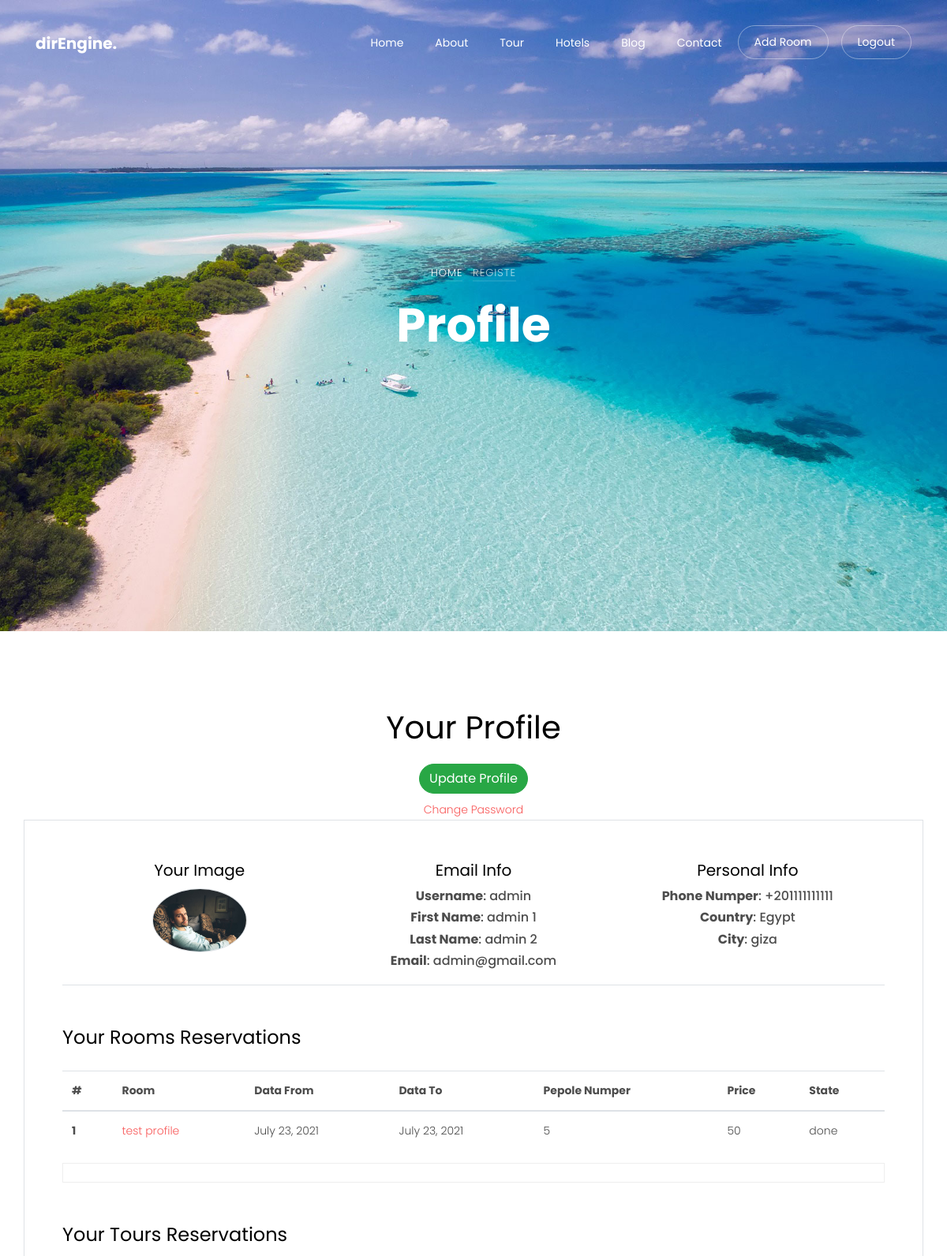
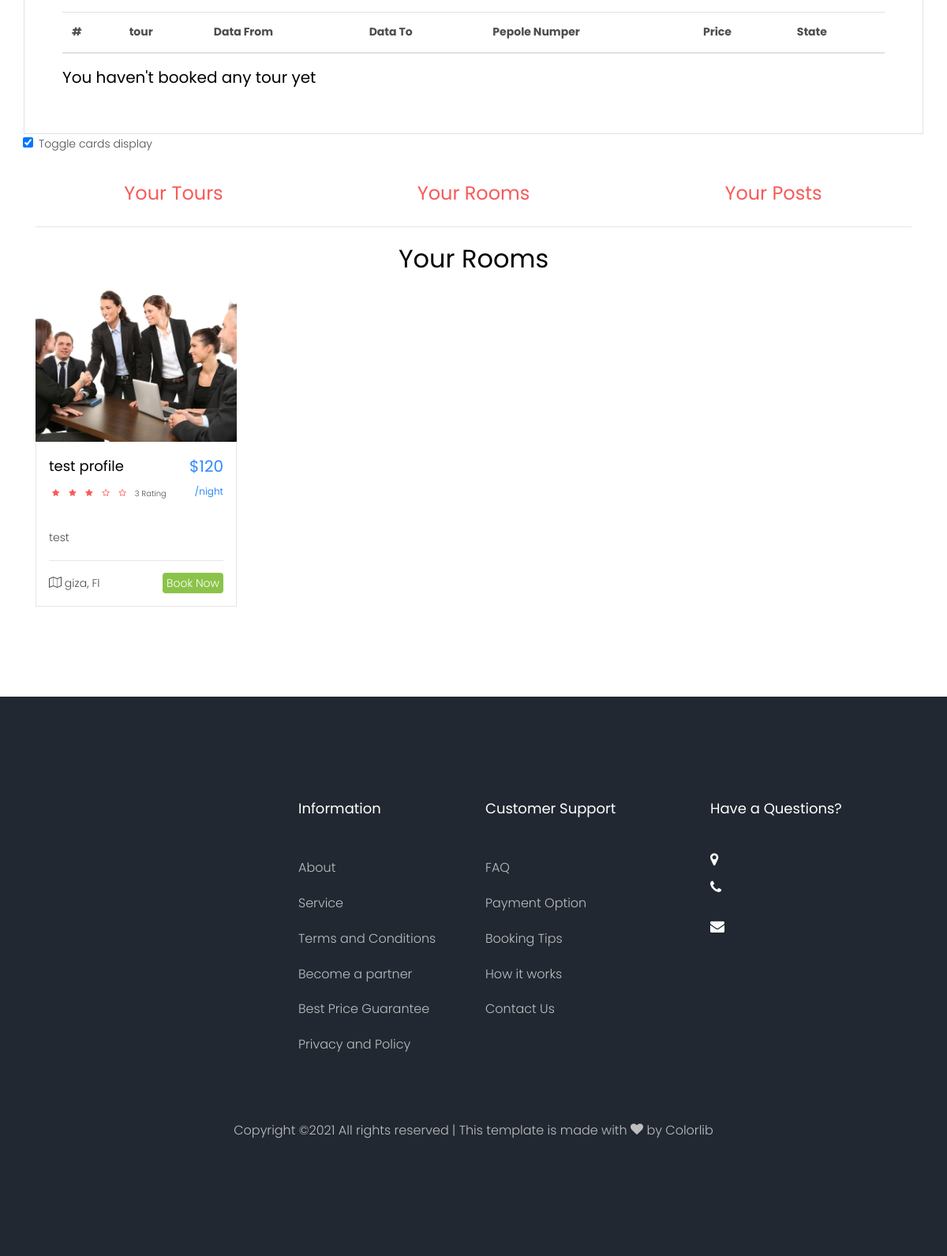
/accounts/profile/admin/ (signed in), run on the app's committed database (2 pictures, top to bottom).
### accounts/models.py (models this page shows, shortened)
class User(AbstractUser):
    email = models.EmailField('email address',unique=True)
    image = models.ImageField(upload_to=get_profile_image_filepath)
    country = CountryField(blank=True)
    city = models.CharField(max_length = 150,blank=True)
    phone_number = PhoneNumberField(blank=True)
    last_update = models.DateTimeField(auto_now=True)
    slug = models.SlugField(blank=True, null=True)
    toggle_cart_option = models.BooleanField(default=False)
    objects = MyUserManager()
    def get_profile_image_filename(self):
        if self.image:
            return'/media/'+ str(self.image)[str(self.image).index('profile_images/' + str(self.pk) +  ' - ' + str(self.username) + "/"):]
        else:
            return 'Not Image'
    def get_absolute_url(self):
        return reverse('accounts:profile', args=[self.slug])

### rooms/models.py (models this page shows, shortened)
class Room_Reservation(models.Model):
    user = models.ForeignKey(get_user_model(), related_name='room_Reservation', on_delete=models.CASCADE)
    room = models.ForeignKey(Room, related_name='room_Reservation', on_delete=models.CASCADE)
    name = models.CharField(max_length=90)
    email_registered = models.EmailField()
    email_entred = models.EmailField()
    data_from = models.DateField()
    data_to = models.DateField()
    guste = models.PositiveIntegerField(validators=[MinValueValidator(1),MaxValueValidator(6)],blank=True)
    children = models.PositiveIntegerField(validators=[MinValueValidator(0),MaxValueValidator(6)],blank=True)
    price = models.IntegerField()
    canceled = models.BooleanField(default=False)
    done = models.BooleanField(default=False)
    objects = Room_Reservation_Maneger()
    class Meta:
        ordering = ['-id']

class Room(models.Model):
    owner = models.ForeignKey(get_user_model(), on_delete=models.CASCADE)
    title = models.CharField(max_length = 150)
    price = models.PositiveIntegerField()
    total_rating = models.IntegerField(default=0,blank=True, null=True)
    city = models.ForeignKey(Place, on_delete=models.CASCADE)
    locality =models.CharField(max_length=50)
    street = models.CharField(max_length = 150)
    category = models.ForeignKey(Category, on_delete=models.CASCADE)
    descriptions = RichTextField()
    img = models.ImageField(upload_to='rooms/')
    days_number = models.PositiveIntegerField()
    data_from = models.DateField(auto_now_add=True,blank=True)
    data_to = models.DateField(auto_now_add=True,blank=True)
    created_at = models.DateTimeField(auto_now_add=True)
    update_at = models.DateTimeField(default=timezone.now)
    slug = models.SlugField(blank=True, null=True)
    active = models.BooleanField(default=True)
    def get_absolute_url(self):
        return reverse("rooms:hotel_room", kwargs={'slug':self.slug})
    def get_reservation_url(self):
        return '{}#reservation_form'.format(reverse("rooms:hotel_room", kwargs={'slug':self.slug}))

### main/models.py (models this page shows, shortened)
class Place(models.Model):
    name = models.CharField(max_length = 100)
    img = models.ImageField(upload_to='places/')
    created_at = models.DateTimeField(auto_now_add=True)

### accounts/views.py (the view)
# urls.py: path('profile/<slug:slug>/',views.ProfileView.as_view(),name='profile'),
class ProfileView(LoginRequiredMixin,DetailView):
    model =  get_user_model()
    def get(self, request, *args, **kwargs):
        if self.kwargs['slug'] != self.request.user.slug:
            return redirect('accounts:profile',slug=self.request.user.slug)
        return super().get(request, *args, **kwargs)
    def get_context_data(self, **kwargs):
        context = super().get_context_data(**kwargs)
        context['object_list'] = Room.objects.filter(owner__slug=self.kwargs['slug'])
        return context

### accounts/templates/accounts/user_detail.html (shortened to what this page needs)
{% extends "base.html" %}
{% load static %}
{% block content %}
<div class="hero-wrap js-fullheight" style="background-image: url('{% static 'images/bg_2.jpg' %}');">
    <div class="container">
      <div class="row no-gutters slider-text js-fullheight align-items-center justify-content-center" data-scrollax-parent="true">
        <div class="col-md-9 ftco-animate text-center" data-scrollax=" properties: { translateY: '70%' }">
          <p class="breadcrumbs" data-scrollax="properties: { translateY: '30%', opacity: 1.6 }"><span class="mr-2"><a href="index.html">Home</a></span> <span>Registe</span></p>
          <h1 class="mb-3 bread" data-scrollax="properties: { translateY: '30%', opacity: 1.6 }">Profile</h1>
        </div>
      </div>
    </div>
  </div>
  <section class="ftco-section contact-section ftco-degree-bg">
      <center class="mb-3 mt-2"><h1>Your Profile</h1></center>
      <center><a href="{{object.get_absolute_url}}update/" class='btn btn-success mb-2'>Update Profile</a></center>
      <center><a href="{% url 'password_change' %}" class="mb-2">Change Password</a></center>
      <div class="container">
      <div class="row border p-5">
        <div class="col-md-4 mx-auto {% if request.user.is_superuser or request.user.is_staff%} border-bottom mb-5 {% endif %}">
            <center class="mb-3"><h5>Your Image</h5>
                <img class="img-fluid rounded-circle border" src="{{object.get_profile_image_filename}}" width="120px" alt="{{object.get_profile_image_filename}}">
        </div>
        <div class="col-md-4 mx-auto {% if request.user.is_superuser or request.user.is_staff%} border-bottom mb-5 {% endif %}">
            <center class="mb-3"><h5>Email Info</h5>
                <h6><strong>Username</strong>: {{object.username}}</h6>
                <h6><strong>First Name</strong>: {{object.first_name}}</h6>
                <h6><strong>Last Name</strong>: {{object.last_name}}</h6>
                <h6><strong>Email</strong>: {{object.email}}</h6>
            </center>
        </div>
        <div class="col-md-4 mx-auto {% if request.user.is_superuser or request.user.is_staff%} border-bottom mb-5 {% endif %}">
            <center class="mb-5"><h5>Personal Info</h5>
                <h6><strong>Phone Numper</strong>: {{object.phone_number}}</h6>
                <h6><strong>Country</strong>: {{object.country.name}}</h6>
                <h6><strong>City</strong>: {{object.city}}</h6>
            </center>
        </div>
        {% if request.user.is_superuser or request.user.is_staff%}
        {% include "accounts/user_profile_booking.html" %}
        {% endif %}
      </div>
      {% if request.user.is_superuser or request.user.is_staff%}
      <form id="show_moving_carts_form" method="POST" action="{% url 'accounts:toggle-profile-option' object.slug %}">
        <input onchange="$('#show_moving_carts_form').submit()" type="checkbox" {% if object.toggle_cart_option %}checked {% endif %} name="show_moving_carts" id="show_moving_carts" style="margin-left: -16px;margin-right:7px"><label for="show_moving_carts">Toggle cards display</label>
      </form>
      <div id="main_root_carts">
        {% if object.toggle_cart_option %}
        <div class="cards_head">
    <div class="row my-3" id="option_div">
      <div class="col-md-4" data-option='tours'><center><h5><h4 data-href="{% url 'accounts:profile-option' 'tours' %}" style='color: #f85959;cursor: pointer;'>Your Tours</h4></h5></center></div>
      <div class="col-md-4" data-option='rooms'><center><h5><h4 data-href="{% url 'accounts:profile-option' 'rooms' %}" style='color: #f85959;cursor: pointer;'>Your Rooms</h4></h5></center></div>
      <div class="col-md-4" data-option='posts'><center><h5><h4 data-href="{% url 'accounts:profile-option' 'posts' %}" style='color: #f85959;cursor: pointer;'>Your Posts</h4> </h5></center></div>
    </div>
    <hr>
      <center><h2 id="profile_option_title">Your Rooms</h2></center>
  </div>
  {% endif %}
          <div id="profile_option_div_row_root">
            {% if object.toggle_cart_option %}
              {% include "accounts/profile_option.html" %}
              {% else %}
              {% include "accounts/profile_option_2.html" %}
            {% endif %}
          </div>
      </div>
      {% else %}
      {% include "accounts/user_profile_booking.html" %}
      {% endif %}
  </section>
{% endblock content %}

### accounts/templates/accounts/user_profile_booking.html (shortened to what this page needs)
<center><h4 class="mb-4">Your Rooms Reservations</h4></center>
<table class="table">
    <thead>
      <tr>
        <th scope="col">#</th>
        <th scope="col">Room</th>
        <th scope="col">Data From</th>
        <th scope="col">Data To</th>
        <th scope="col">Pepole Numper</th>
        <th scope="col">Price</th>
        <th scope="col">State</th>
      </tr>
    </thead>
    <tbody>
      <tr>
          {% for obj in object.room_Reservation.all %}
            <th scope="row">{{forloop.counter}}</th>
        <td><a href="{{obj.room.get_absolute_url}}">{{obj.room.title}}</a></td>
        <td>{{obj.data_from}}</td>
        <td>{{obj.data_to}}</td>
        <td>{{obj.guste|add:obj.children}}</td>
        <td>{{obj.price}}</td>
        {% if obj.canceled %}
        <td>canceled</td>
        {% elif obj.done %}
        <td>done</td>
        {% endif %}
      </tr>
          {% endfor %}
    </tbody>
  </table>
  <span style="border:1px solid #EEE;width:100%"></span>
  <br>
  <center><h4 class="mb-4{% if request.user.is_superuser or request.user.is_staff%}  mt-5 {% endif %}">Your Tours Reservations</h4></center>
  <table class="table">
      <thead>
        <tr>
          <th scope="col">#</th>
          <th scope="col">tour</th>
          <th scope="col">Data From</th>
          <th scope="col">Data To</th>
          <th scope="col">Pepole Numper</th>
          <th scope="col">Price</th>
          <th scope="col">State</th>
        </tr>
      </thead>
    </table>
    {% if not object.tour_Reservation.exists %}
    <center><h5>You haven't booked any tour yet</h5></center>
    {% endif %}

### accounts/templates/accounts/profile_option.html (shortened to what this page needs)
<div class="row">
    {% if title == 'posts' %}
        {% for post in object_list %}
          <div class="col-md-3 d-flex ftco-animate fadeInUp ftco-animated">
          <div class="blog-entry align-self-stretch">
            <a href="{{post.get_absolute_url}}" class="block-20" style="background-image: url('{{post.img.url}}');">
            </a>
            <div class="text p-4 d-block">
                <span class="tag">{{post.tags.first}}, {{post.tags.last}}</span>
              <h3 class="heading mt-3"><a href="{{post.get_absolute_url}}">{{post.title}}</a></h3>
              <div class="meta mb-3">
                <div><a href="{{post.get_absolute_url}}">{{post.created_at|date:'F j Y'}}</a></div>
                <div><a href="{{post.get_absolute_url}}">{{post.author.username}}</a></div>
                <div><a href="{{post.get_absolute_url}}#disqus_threads" class="meta-chat"><span class="icon-chat"></span> </a></div>
              </div>
            </div>
          </div>
                  {% empty %}
        <center style="margin: auto;"><h2>Not Found</h2></center>
        {% endfor %}
    {% else %}
    {% for obj in object_list %}
        <div class="col-md-3 ftco-animate fadeInUp ftco-animated">
        <div class="destination">
          <a href="{{obj.get_absolute_url}}" class="img img-2 d-flex justify-content-center align-items-center" style="background-image: url({{obj.img.url}});">
          </a>
          <div class="text p-3">
            <div class="d-flex">
              <div class="one">
                <h3><a href="{{obj.get_absolute_url}}">{{obj.title}}</a></h3>
                <p class="rate">
                  {% for i in '12345'|make_list %}
                    {% if forloop.counter <= obj.total_rating %}
                      <i class="icon-star"></i>
                      {% else %}
                      <i class="icon-star-o"></i>
                    {% endif %}
                      {% empty %}
                      <i class="icon-star-o"></i>
                      <i class="icon-star-o"></i>
                      <i class="icon-star-o"></i>
                      <i class="icon-star-o"></i>
                      <i class="icon-star-o"></i>
                  {% endfor %}
                  <span style="padding-left: 3px;">{{ obj.total_rating }} Rating</span>
                </p>
              </div>
              <div class="two">
                <span class="price per-price">${{obj.price}}<br><small>/night</small></span>
              </div>
            </div>
            <p>{{obj.descriptions|safe|truncatechars:95}}</p>
            <hr>
            <p class="bottom-area d-flex">
              <span><i class="icon-map-o"></i> {{obj.city.name}}, Fl</span>
              <span class="ml-auto"><a href="{{obj.get_reservation_url}}">Book Now</a></span>
            </p>
          </div>
        </div>
          </div>
        {% empty %}
        <center style="margin: auto;"><h2>Not Found</h2></center>
        {% endfor %}
    {% endif %}
</div>
    </div>

### data on the page
User: get_profile_image_filename (picture), username "admin", first_name "admin 1", last_name "admin 2", email "admin@gmail.com", phone_number "+201111111111", country.name "Egypt", city "giza", toggle_cart_option "☑"
Room_Reservation: room "test profile", data_from "July 23, 2021", data_to "July 23, 2021", guste|add "5", price "50", canceled "done"
Room: img (picture), title "test profile", total_rating "3", price "120", descriptions "test", city.name "giza"
